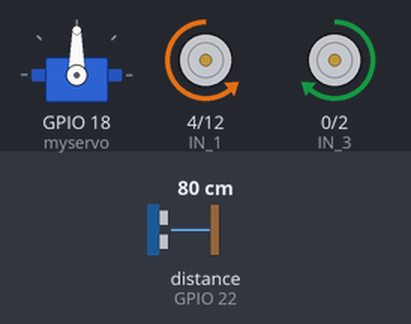
A sketch run on a simulated ESP32. Parts: servo, motor-driver pin pairs drawn as motors (green arrow = first pin HIGH = forward, orange = second pin HIGH = backward, longer = more drive, scaled by the enable pin). Wiring (inferred from the names in the program): ultrasonic range finder: trigger GPIO 23; echo GPIO 22. The inputs (shaded band) are chosen by the test bench; at power-on: distance to the obstacle (sensor on GPIO 22) 80 cm. The echo pulse lasts 58.3 µs per cm.

Above: at 1.7 s.
1.8 s: distance to the obstacle (sensor on GPIO 22) set to 29 cm
3.3 s: distance to the obstacle (sensor on GPIO 22) set to 23 cm
At 4.1 s:
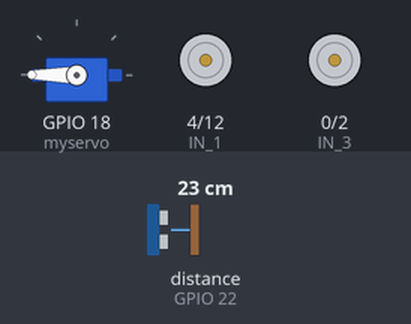
6.3 s: distance to the obstacle (sensor on GPIO 22) set to 35 cm
At 7.1 s:
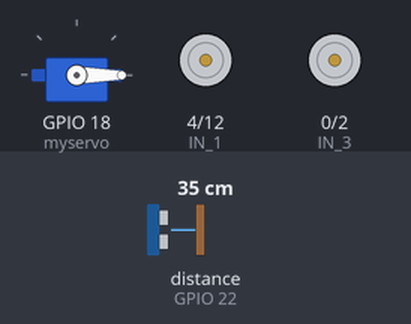
9.3 s: distance to the obstacle (sensor on GPIO 22) set to 2 cm
At 11.7 s:
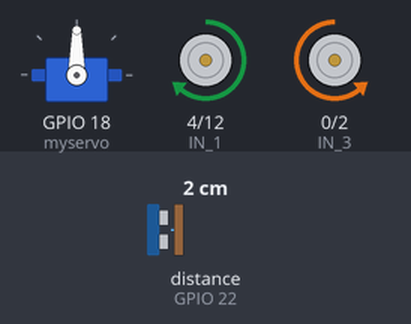
Timing chart, 0 to 13.3 s (numbered marks = the images above; inputs shaded):
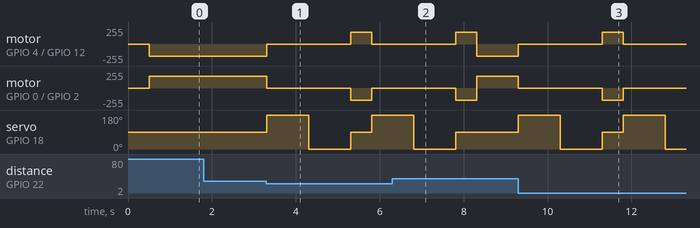

Measured:
- the behaviour switches between 27 and 26 cm on distance to the obstacle (sensor on GPIO 22) (found by bisection; images 0 and 1)
- after the input at 1.8 s, every drawn part: stays the same
- after the input at 3.3 s, motor on GPIO 4 (IN_1) / GPIO 12 (IN_2): backward 180/255 → stopped at once, → forward 180/255 2.0 s later, → stopped 0.50 s later; motor on GPIO 0 (IN_3) / GPIO 2 (IN_4): forward 180/255 → stopped at once, → backward 180/255 2.0 s later, → stopped 0.50 s later
- after the input at 6.3 s, servo on GPIO 18 (myservo): goes on until 7.8 s, then stays 90°
- after the input at 9.3 s, motor on GPIO 4 (IN_1) / GPIO 12 (IN_2): backward 180/255 → stopped at once, → forward 180/255 2.0 s later, → stopped 0.50 s later; motor on GPIO 0 (IN_3) / GPIO 2 (IN_4): forward 180/255 → stopped at once, → backward 180/255 2.0 s later, → stopped 0.50 s later

The sketch:

Obstacle_Advoiding.ino
```cpp
#define ENA   5
#define ENB   32
#define IN_1  4
#define IN_2  12
#define IN_3  0
#define IN_4  2

#include <Servo.h>
Servo myservo;


const int trig = 23;     // chân trig của SRF-05.
const int echo = 22;     // chân echo của SRF-05.
int dongcoservo=18;      // chân Orange của Servo.

int gioihan = 25;
int i;
int x=0;
unsigned long thoigian; // biến đo thời gian
int khoangcach;           // biến lưu khoảng cách
int khoangcachtrai,khoangcachphai;

void dokhoangcach();
void dithang(int duongdi);
void disangtrai();
void disangphai();
void dilui();
void resetdongco();
void quaycbsangphai();
void quaycbsangtrai();
void setup() {
  // put your setup code here, to run once:
    myservo.attach(18);
    pinMode(trig,OUTPUT);   // chân trig sẽ phát tín hiệu
    pinMode(echo,INPUT);    // chân echo sẽ nhận tín hiệu

    pinMode(IN_1,OUTPUT);
    pinMode(IN_2,OUTPUT);
    pinMode(IN_3,OUTPUT);
    pinMode(IN_4,OUTPUT);
    pinMode(ENA,OUTPUT);
    pinMode(ENB,OUTPUT);
    digitalWrite(IN_1,LOW);
    digitalWrite(IN_2,LOW);
    digitalWrite(IN_3,LOW);
    digitalWrite(IN_4,LOW);
   // Serial.begin(9600);
    myservo.write(90);
    delay(500);


}

void loop()
{
    khoangcach=0;
    dokhoangcach();
    if(khoangcach>gioihan||khoangcach==0)
    {
      dokhoangcach();
       if(khoangcach>gioihan||khoangcach==0)
        {
          dithang();
        }
    }
    else
    {

      resetdongco();
      quaycbsangtrai();

      khoangcachtrai=khoangcach;

      quaycbsangphai();
      khoangcachphai=khoangcach;
      if((khoangcachphai<25&&khoangcachtrai<25)||khoangcachphai==khoangcachtrai){
        dilui();
        delay(500);
      }
      else
      {
        if(khoangcachphai>khoangcachtrai)
        {
          dilui();
          delay(500);
          disangphai();
          delay(300);
        }
        if(khoangcachphai<khoangcachtrai)
        {
          dilui();
          delay(500);
          disangtrai();
          delay(300);
        }
      }
    }
  //Serial.println(khoangcach);


}
void dithang()
{
      digitalWrite(IN_1, LOW);
      digitalWrite(IN_2, HIGH);
      analogWrite(ENA, 180);

      digitalWrite(IN_3, HIGH);
      digitalWrite(IN_4, LOW);
      analogWrite(ENB, 180);

}

void disangtrai()
{
      digitalWrite(IN_1, HIGH);
      digitalWrite(IN_2, LOW);
      analogWrite(ENA, 180);

      digitalWrite(IN_3, HIGH);
      digitalWrite(IN_4, LOW);
      analogWrite(ENB, 180);
  }


void disangphai()
{
      digitalWrite(IN_1, LOW);
      digitalWrite(IN_2, HIGH);
      analogWrite(ENA, 180);

      digitalWrite(IN_3, LOW);
      digitalWrite(IN_4, HIGH);
      analogWrite(ENB, 180);
}

void dilui()
{
     digitalWrite(IN_1, HIGH);
      digitalWrite(IN_2, LOW);
      analogWrite(ENA, 180);

      digitalWrite(IN_3, LOW);
      digitalWrite(IN_4, HIGH);
      analogWrite(ENB, 180);
  }


void resetdongco()
{
      digitalWrite(IN_1, LOW);
      digitalWrite(IN_2, LOW);
      analogWrite(ENA, 0);

      digitalWrite(IN_3, LOW);
      digitalWrite(IN_4, LOW);
      analogWrite(ENB, 0);
}
/******** chương trình đo khoảng cách SRF04 ***************/
void dokhoangcach()
{
/* Phát xung từ chân trig */
    digitalWrite(trig,0);   // tắt chân trig
    delayMicroseconds(2);
    digitalWrite(trig,1);   // phát xung từ chân trig
    delayMicroseconds(10);   // xung có độ dài 5 microSeconds
    digitalWrite(trig,0);   // tắt chân trig

    /* Tính toán thời gian */
    // Đo độ rộng xung HIGH ở chân echo.
    thoigian = pulseIn(echo,HIGH);
    // Tính khoảng cách đến vật.
    khoangcach = int(thoigian/2/29.412);


}


void quaycbsangtrai()
{
    myservo.write(180);
    delay(1000);
    dokhoangcach();
    myservo.write(90);
}
void quaycbsangphai(){

    myservo.write(0);
    delay(1000);
    dokhoangcach();
    myservo.write(90);
}
void resetservo()
{
   myservo.write(90);
}
```
